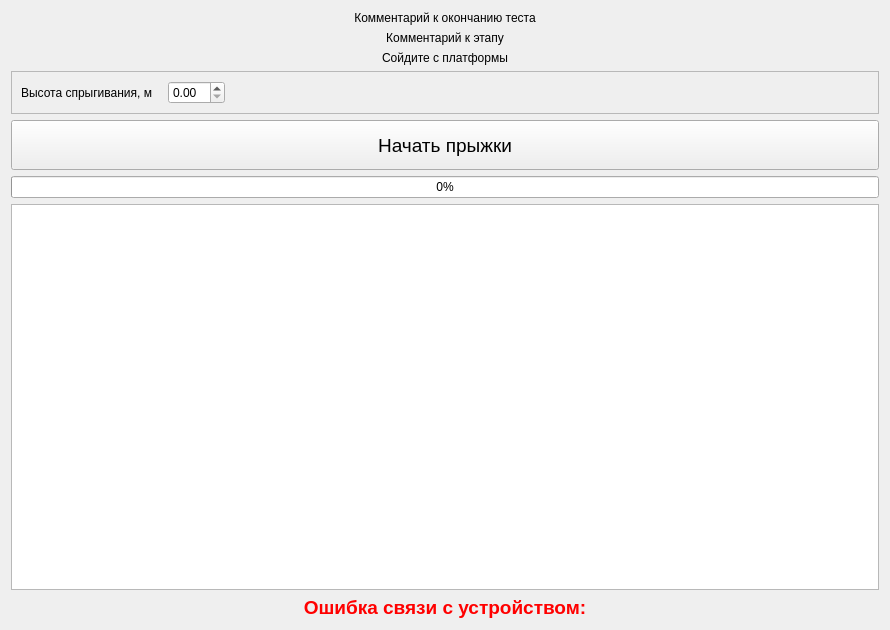
<?xml version="1.0" encoding="UTF-8"?>
<ui version="4.0">
 <class>DropTestExecute</class>
 <widget class="QWidget" name="DropTestExecute">
  <property name="geometry">
   <rect>
    <x>0</x>
    <y>0</y>
    <width>890</width>
    <height>630</height>
   </rect>
  </property>
  <property name="windowTitle">
   <string>Form</string>
  </property>
  <layout class="QVBoxLayout" name="verticalLayout">
   <item>
    <widget class="QLabel" name="lblCommentFinishTest">
     <property name="text">
      <string>Комментарий к окончанию теста</string>
     </property>
     <property name="alignment">
      <set>Qt::AlignCenter</set>
     </property>
    </widget>
   </item>
   <item>
    <widget class="QLabel" name="lblCommentStage">
     <property name="text">
      <string>Комментарий к этапу</string>
     </property>
     <property name="alignment">
      <set>Qt::AlignCenter</set>
     </property>
    </widget>
   </item>
   <item>
    <widget class="QLabel" name="lblCommentGetOffPlate">
     <property name="text">
      <string>Сойдите с платформы</string>
     </property>
     <property name="alignment">
      <set>Qt::AlignCenter</set>
     </property>
    </widget>
   </item>
   <item>
    <widget class="QFrame" name="frFallHeight">
     <property name="frameShape">
      <enum>QFrame::StyledPanel</enum>
     </property>
     <property name="frameShadow">
      <enum>QFrame::Raised</enum>
     </property>
     <layout class="QHBoxLayout" name="horizontalLayout">
      <item>
       <widget class="QLabel" name="lblFallHeight">
        <property name="text">
         <string>Высота спрыгивания, м</string>
        </property>
       </widget>
      </item>
      <item>
       <spacer name="horizontalSpacer_2">
        <property name="orientation">
         <enum>Qt::Horizontal</enum>
        </property>
        <property name="sizeType">
         <enum>QSizePolicy::Fixed</enum>
        </property>
        <property name="sizeHint" stdset="0">
         <size>
          <width>10</width>
          <height>20</height>
         </size>
        </property>
       </spacer>
      </item>
      <item>
       <widget class="QDoubleSpinBox" name="edFallHeight"/>
      </item>
      <item>
       <spacer name="horizontalSpacer">
        <property name="orientation">
         <enum>Qt::Horizontal</enum>
        </property>
        <property name="sizeHint" stdset="0">
         <size>
          <width>40</width>
          <height>20</height>
         </size>
        </property>
       </spacer>
      </item>
     </layout>
    </widget>
   </item>
   <item>
    <widget class="QPushButton" name="btnSave">
     <property name="minimumSize">
      <size>
       <width>0</width>
       <height>50</height>
      </size>
     </property>
     <property name="font">
      <font>
       <pointsize>14</pointsize>
      </font>
     </property>
     <property name="text">
      <string>Начать прыжки</string>
     </property>
     <property name="icon">
      <iconset resource="../../../kernel.qrc">
       <normaloff>:/images/Save.png</normaloff>:/images/Save.png</iconset>
     </property>
     <property name="iconSize">
      <size>
       <width>22</width>
       <height>22</height>
      </size>
     </property>
    </widget>
   </item>
   <item>
    <widget class="QProgressBar" name="pbTimeTest">
     <property name="value">
      <number>0</number>
     </property>
    </widget>
   </item>
   <item>
    <widget class="QTreeView" name="tvJumps"/>
   </item>
   <item>
    <widget class="QLabel" name="lblCommunicationError">
     <property name="sizePolicy">
      <sizepolicy hsizetype="Preferred" vsizetype="Fixed">
       <horstretch>0</horstretch>
       <verstretch>0</verstretch>
      </sizepolicy>
     </property>
     <property name="palette">
      <palette>
       <active>
        <colorrole role="WindowText">
         <brush brushstyle="SolidPattern">
          <color alpha="255">
           <red>255</red>
           <green>0</green>
           <blue>0</blue>
          </color>
         </brush>
        </colorrole>
        <colorrole role="Base">
         <brush brushstyle="SolidPattern">
          <color alpha="255">
           <red>255</red>
           <green>0</green>
           <blue>0</blue>
          </color>
         </brush>
        </colorrole>
        <colorrole role="Window">
         <brush brushstyle="SolidPattern">
          <color alpha="255">
           <red>255</red>
           <green>0</green>
           <blue>0</blue>
          </color>
         </brush>
        </colorrole>
       </active>
       <inactive>
        <colorrole role="WindowText">
         <brush brushstyle="SolidPattern">
          <color alpha="255">
           <red>255</red>
           <green>0</green>
           <blue>0</blue>
          </color>
         </brush>
        </colorrole>
        <colorrole role="Base">
         <brush brushstyle="SolidPattern">
          <color alpha="255">
           <red>255</red>
           <green>0</green>
           <blue>0</blue>
          </color>
         </brush>
        </colorrole>
        <colorrole role="Window">
         <brush brushstyle="SolidPattern">
          <color alpha="255">
           <red>255</red>
           <green>0</green>
           <blue>0</blue>
          </color>
         </brush>
        </colorrole>
       </inactive>
       <disabled>
        <colorrole role="WindowText">
         <brush brushstyle="SolidPattern">
          <color alpha="255">
           <red>120</red>
           <green>120</green>
           <blue>120</blue>
          </color>
         </brush>
        </colorrole>
        <colorrole role="Base">
         <brush brushstyle="SolidPattern">
          <color alpha="255">
           <red>255</red>
           <green>0</green>
           <blue>0</blue>
          </color>
         </brush>
        </colorrole>
        <colorrole role="Window">
         <brush brushstyle="SolidPattern">
          <color alpha="255">
           <red>255</red>
           <green>0</green>
           <blue>0</blue>
          </color>
         </brush>
        </colorrole>
       </disabled>
      </palette>
     </property>
     <property name="font">
      <font>
       <pointsize>14</pointsize>
       <weight>75</weight>
       <bold>true</bold>
      </font>
     </property>
     <property name="text">
      <string>Ошибка связи с устройством:</string>
     </property>
     <property name="alignment">
      <set>Qt::AlignCenter</set>
     </property>
    </widget>
   </item>
  </layout>
 </widget>
 <resources>
  <include location="../../../kernel.qrc"/>
 </resources>
 <connections>
  <connection>
   <sender>btnSave</sender>
   <signal>clicked()</signal>
   <receiver>DropTestExecute</receiver>
   <slot>on_recording()</slot>
   <hints>
    <hint type="sourcelabel">
     <x>170</x>
     <y>97</y>
    </hint>
    <hint type="destinationlabel">
     <x>892</x>
     <y>67</y>
    </hint>
   </hints>
  </connection>
 </connections>
 <slots>
  <slot>on_recording()</slot>
 </slots>
</ui>
